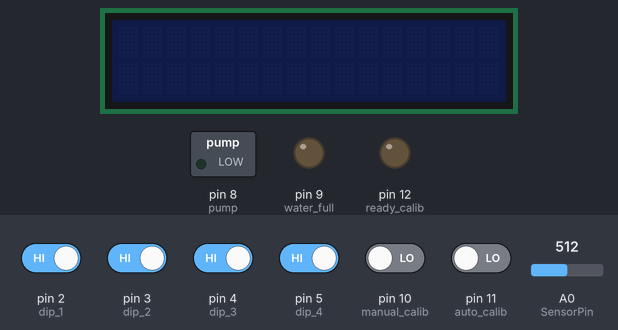
Bench run of a sketch on a simulated Arduino Uno, built with avr-gcc and run on an emulated ATmega328P. Shown: 16×2 character LCD, switched loads named in the sketch (green lamp = pin HIGH), output pins drawn as LEDs (lit = HIGH). The inputs (shaded band) are chosen by the test bench; at power-on: pin 2 (dip_1), pin 3 (dip_2), pin 4 (dip_3), pin 5 (dip_4) HIGH, pin 10 (manual_calib), pin 11 (auto_calib) LOW, A0 (SensorPin) = 512. What the sketch prints to the serial monitor is not drawn.

Above: at 3.2 s.
3.3 s: pin 10 (manual_calib) driven HIGH
At 5.1 s:
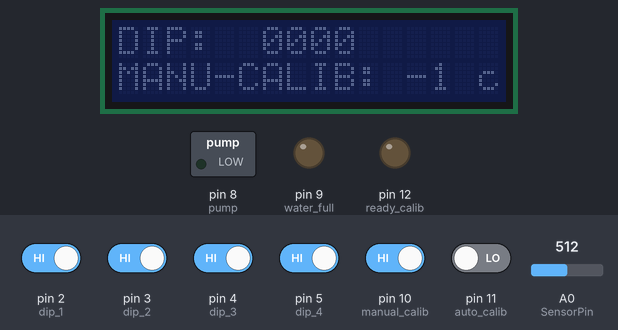
5.6 s: pin 2 (dip_1) driven LOW
At 6.8 s:
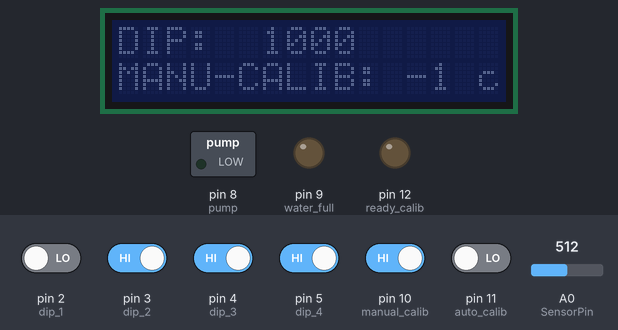
7.1 s: pin 5 (dip_4) driven LOW
At 9.0 s:
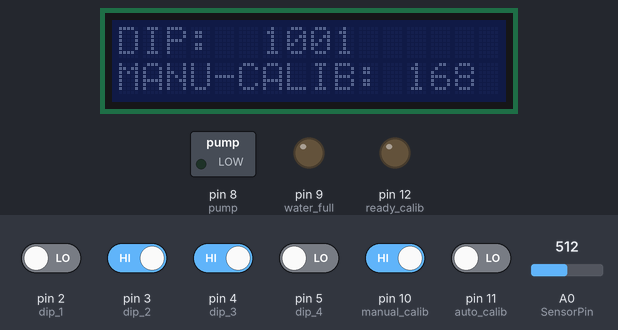
9.3 s: pin 3 (dip_2) driven LOW
At 10.4 s:
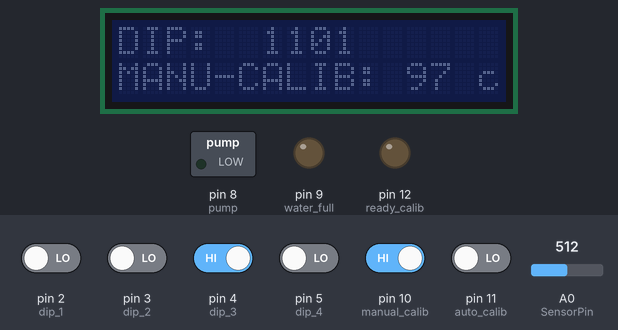
11.5 s: pin 4 (dip_3) driven LOW
At 12.6 s:
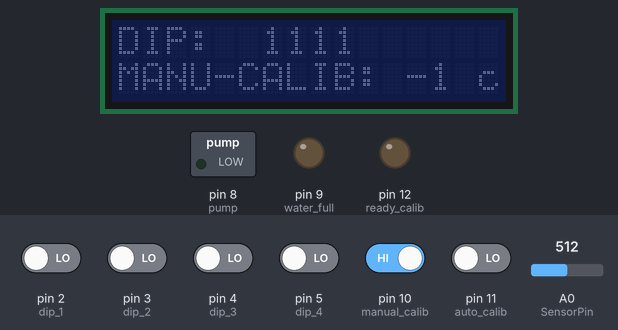
13.6 s: pin 2 (dip_1) driven HIGH
At 14.5 s:
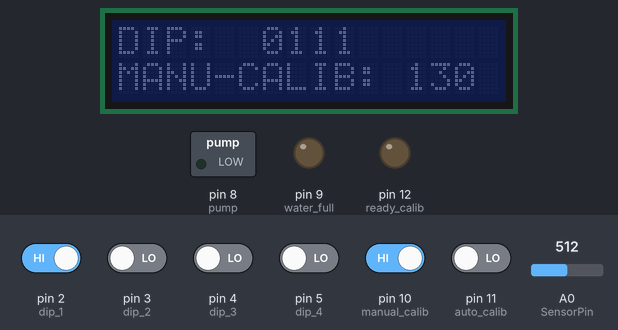
Timing chart, 0 to 16.1 s (numbered marks = the images above; inputs shaded):
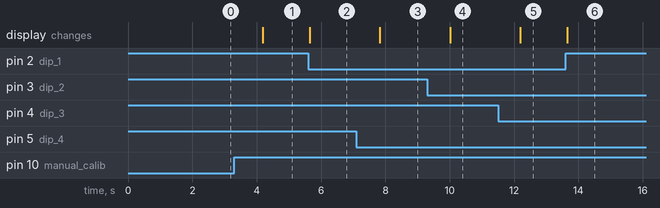

Measured:
- after the input at 3.3 s, the display: changes after 0.89 s (image 1)
- after the input at 5.6 s, the display: changes after 0.05 s (image 2)
- after the input at 7.1 s, the display: changes after 0.73 s (image 3)
- after the input at 9.3 s, the display: changes after 0.71 s (image 4)
- after the input at 11.5 s, the display: changes after 0.70 s (image 5)
- after the input at 13.6 s, the display: changes after 0.05 s (image 6)

The sketch:

_simu-water-6-425.ino
```cpp
#include <Arduino.h>
#include <LiquidCrystal_I2C.h>
LiquidCrystal_I2C lcd(0x20,16,2);
#include <EEPROM.h>


// Define pins
float Volts;   // Read the analog value form sensor & Convert to Volts
int Distance;   //Convert the Volts to Distance
const int SensorPin = A0;
const int ready_calib = 12;
const int water_full = 9;
const int calib_but = 6;
const int pump = 8;
const int manual_calib = 10;
const int auto_calib = 11;
int addr =0;
//const int dipPins[] = {2, 3, 4, 5}; // D2, D3, D4, D5

const int dip_1 = 2;
const int dip_2 = 3;
const int dip_3 = 4;
const int dip_4 = 5;
int c_it;
int tankSize = -1; // Default: invalid

void setup()


{
 lcd.init();                      // initialize the lcd
 Serial.begin(9600);
  // {
  //   pinMode(dipPins[i], INPUT_PULLUP);
  // }

Serial.println("Tank Size Reader - Ready");
 // Start serial communication
Serial.print("SOMETHING.....");
delay(1500);
pinMode(ready_calib,OUTPUT);
pinMode(water_full,OUTPUT);
pinMode(pump,OUTPUT);
pinMode(manual_calib,INPUT);

pinMode(auto_calib,INPUT);
pinMode(calib_but,INPUT);


pinMode(dip_1,INPUT_PULLUP);
pinMode(dip_2,INPUT_PULLUP);
pinMode(dip_3,INPUT_PULLUP);
pinMode(dip_4,INPUT_PULLUP);
//
digitalWrite(calib_but,LOW);
//c_it = check_calib();

delay(500);
// if(c_it==1){


// load_manual();
// }

// else if(c_it==2)
// {
// load_auto();

// }

}


void loop()

{

c_it = check_calib();
  // Clear trigger pin
Volts = analogRead(SensorPin)*0.0048828125;   // Read the analog value form sensor & Convert to Volts
Distance = Volts*42.68537;   //Convert the Volts to Distance
//Distance = 65*pow(Volts, -1.10);   //Convert the Volts to Distance
delay(700);
// Serial.print("Distance: ");
// Serial.print(Distance);
// Serial.print(" cm   ");
// delay(500); // Wait before next reading
if(c_it==1)

{

load_manual();
}
// Serial.println("Manual Mode");
// Serial.print(" | Tank Size: ");
//     Serial.print(tankSize);
//     Serial.println("cm");
//     delay(1000);
if(c_it==2)
{
  load_auto();
  //Serial.println("Auto Mode");
}

// if(c_it==1){


// load_manual();
// }

// else if(c_it==2)
// {
// load_auto();

// }


} // end of main loop


int check_calib()

{
  int check=0;
if(digitalRead(manual_calib)==HIGH)
{

//Serial.print("manual calibration mode");
check =1;

}

else if(digitalRead(auto_calib)==HIGH)

{

//Serial.print("auto calibration mode");

check =2;
}
return check;
} // end of calibation
 void load_manual()

 {

// check for the switch position
//
// display tank calibration on lcd.

  bool sw1 = !digitalRead(dip_1);
  bool sw2 = !digitalRead(dip_2);
  bool sw3 = !digitalRead(dip_3);
  bool sw4 = !digitalRead(dip_4);

  // Combine into a 4-bit binary pattern (e.g., 1110)
  int pattern = (sw1 << 3) | (sw2 << 2) | (sw3 << 1) | sw4;

  // Map pattern to tank size (in cm)
 // int tankSize = -1; // Default: invalid

  switch (pattern) {
    case 0b1110: tankSize = 79;  break;  // 1110 = 79cm
    case 0b1101: tankSize = 97;  break;  // 1101 = 97cm
    case 0b1011: tankSize = 120; break;  // 1011 = 120cm
    case 0b0111: tankSize = 130; break;  // 0111 = 130cm
    case 0b0011: tankSize = 135; break;  // 0011 = 135cm
    case 0b0101: tankSize = 150; break;  // 0101 = 150cm
    case 0b1001: tankSize = 168; break;  // 1001 = 168cm
    case 0b0110: tankSize = 213; break;  // 0110 = 213cm
    default: tankSize = -1;       // Invalid combination
  }

  // Print result

Serial.print("DIP: ");
Serial.print(sw1); Serial.print(sw2); Serial.print(sw3); Serial.print(sw4);

lcd.setCursor(0,0);
lcd.print("DIP: ");
lcd.setCursor(6,0);
lcd.print(sw1);lcd.print(sw2);lcd.print(sw3);lcd.print(sw4);
// lcd.setCursor(0,1);
// lcd.print("TANK H: ");
// lcd.setCursor(9,1);
// lcd.print(tankSize);
// lcd.print("cm");

lcd.setCursor(0,1);
lcd.print("MANU-CALIB: ");
lcd.print(tankSize);
lcd.print(" cm");


  if (tankSize != -1) {
    Serial.print(" | Tank Size: ");
    Serial.print(tankSize);
    Serial.println("cm");
  } else {
    Serial.println(" | ERROR: Invalid DIP combination");
  }


 }

  void load_auto()

 {
lcd.setCursor(0,0);
lcd.print("AUTO CALIB MODE");
Serial.println("AUTO CALIB MODE");
lcd.setCursor(0,1);
lcd.print("AUTO-CALIB: ");
Serial.println("AUTO-CALIB: ");
int old_value = EEPROM.read(addr);

lcd.print(old_value);
lcd.print("cm");
Serial.println(old_value);
Serial.println("cm");


//Serial.println("AUTO MODE");
delay(30);
  //check for momentary button
  if(digitalRead(calib_but)==HIGH)
  {
    delay(10);
digitalWrite(ready_calib,HIGH);
delay(300);

// CLEAT EEPROM

for (int i = 0 ; i < EEPROM.length() ; i++) {
    EEPROM.write(i, 0);
  }
  Serial.println("Existing memory cleared");
  delay(100);
///// CLEAR EEPROM

// write new value

EEPROM.write(addr, Distance);

delay(1500);

Serial.println("new value ");
Serial.print(Distance);
Serial.println(" added");
// take the current tank reading
// save reading to eeprom

// lcd.setCursor(0,0);
// lcd.print("AUTO CALIB MODE");
// lcd.setCursor(0,1);
// lcd.print("AUTO-CALIB: ");
// lcd.print(Distance);
// lcd.print(" cm");

//digitalWrite(ready_calib,LOW);

  }

  else {

    digitalWrite(ready_calib,LOW);
  }
// wait for the sensor to be set
// if the auto calib led comes up. calibration done
// display tank calibration on lcd.


 }
```
